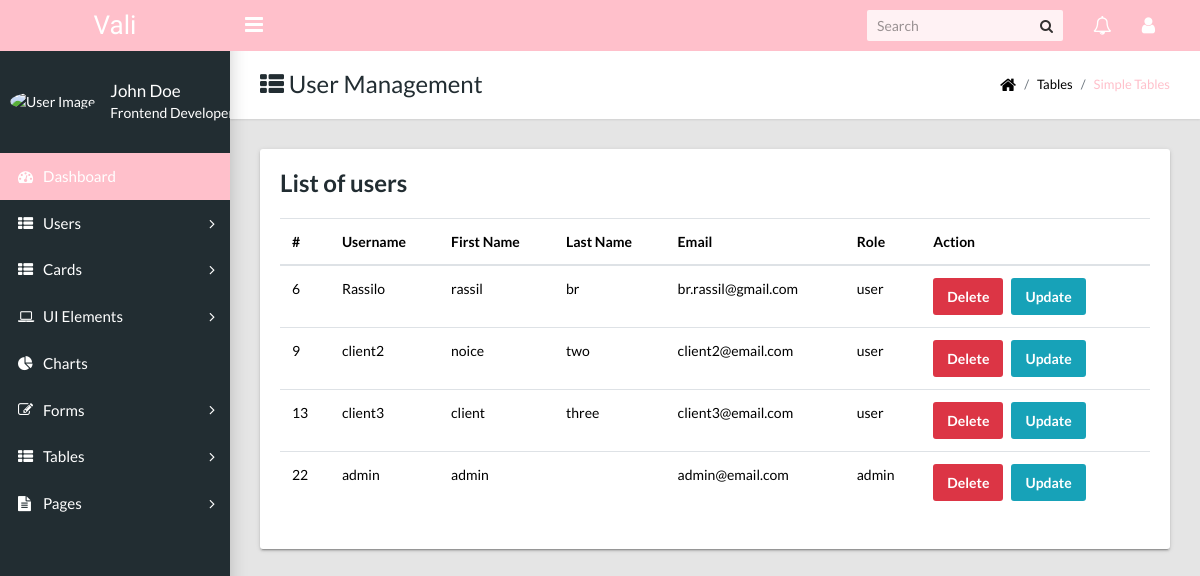
Page /roua/views/admin/users (signed in) on the committed database.
### tables this page shows
CREATE TABLE IF NOT EXISTS `user` (
  `id` int(11) NOT NULL AUTO_INCREMENT,
  `username` varchar(50) DEFAULT NULL,
  `name` varchar(50) DEFAULT NULL,
  `fidelity` int(11) DEFAULT '0',
  `surname` varchar(50) DEFAULT NULL,
  `email` varchar(50) DEFAULT NULL,
  `password` varchar(50) DEFAULT NULL,
  `role` varchar(50) DEFAULT NULL,
  `number` varchar(50) DEFAULT NULL,
  PRIMARY KEY (`id`)
);

### roua/core/UserController.php (called while the page is built, shortened)
<?PHP
class UserController {
	function getUsers() {
		$sql = "SElECT * From user";
		$db  = Config::getConnection();
		try {
			$list = $db->query( $sql );
			return $list;
		} catch ( Exception $e ) {
			die( 'Error: ' . $e->getMessage() );
		}
	}
	function findUserById( $id ) {
		$sql = "SELECT * from user where id=" . $id . " LIMIT 1";
		$db  = Config::getConnection();
		try {
			$stmt = $db->prepare( $sql );
			$stmt->execute();
			$row = $stmt->fetch();
			if ( empty( $row["id"] ) ) {
				return null;
			} else {
				$user = new User();
				$user->setName( $row["name"] );
				$user->setSurname( $row["surname"] );
				$user->setRole( $row["role"] );
				$user->setUsername( $row["username"] );
				$user->setId( $row["id"] );
				$user->setEmail( $row["email"] );
				$user->setNumber( $row["number"] );
				$user->setFidelity( $row["fidelity"] );
				return $user;
			}
		} catch ( Exception $e ) {
			return $e->getMessage() . ' ' . $sql;
		}
	}
}

### roua/core/Config.php (called while the page is built, shortened)
<?php
  class Config {
		public static function getUserSession(){
			if(!isset($_SESSION["name"])) {
				return null;
			}else{
				$id = $_SESSION["id"];
				$user = (new UserController())->findUserById($id);
				return $user;
			}
		}
  }

### roua/views/admin/users/index.php (the view, shortened to what this page needs)
<?php
include dirname( __FILE__ ) . '/../baseBack.php';
$users = $userController->getUsers();
?>
<main class="app-content">
    <div class="app-title">
        <div>
            <h1><i class="fa fa-th-list"></i> User Management</h1>
        </div>
        <ul class="app-breadcrumb breadcrumb">
            <li class="breadcrumb-item"><i class="fa fa-home fa-lg"></i></li>
            <li class="breadcrumb-item">Tables</li>
            <li class="breadcrumb-item active"><a href="#">Simple Tables</a></li>
        </ul>
    </div>
    <div class="row">
        <div class="col-md-12">
            <div class="tile">
                <h3 class="tile-title">List of users</h3>
                <div class="table-responsive">
                    <table class="table">
                        <thead>
                        <tr>
                            <th>#</th>
                            <th>Username</th>
                            <th>First Name</th>
                            <th>Last Name</th>
                            <th>Email</th>
                            <th>Role</th>
                            <th>Action</th>
                        </tr>
                        </thead>
                        <tbody>
						<?php
						foreach ( $users as $user ) {
							?>
                            <tr>
                                <td> <?php echo $user["id"] ?> </td>
                                <td> <?php echo $user["username"] ?> </td>
                                <td> <?php echo $user["name"] ?> </td>
                                <td> <?php echo $user["surname"] ?> </td>
                                <td> <?php echo $user["email"] ?> </td>
                                <td> <?php echo $user["role"] ?> </td>
                                <td>
                                    <form class="mr-2" style="float: left;" action="delete.php" method="post">
                                        <input type="submit" class="btn btn-danger" value="Delete" >
                                    </form>
                                    <form class="mr-2" style="float: left;" action="update.php" method="get">
                                        <input type="submit" class="btn btn-info" value="Update" >
                                    </form>
                                </td>
                            </tr>
							<?php
						}
						?>
                        </tbody>
                    </table>
                </div>
            </div>
        </div>
    </div>
</main>

### rows in the picture
user: id "6", username "Rassilo", name "rassil", surname "br", email "br.rassil@gmail.com", role "user"
user: id "9", username "client2", name "noice", surname "two", email "client2@email.com", role "user"
user: id "13", username "client3", name "client", surname "three", email "client3@email.com", role "user"
user: id "22", username "admin", name "admin", email "admin@email.com", role "admin"
